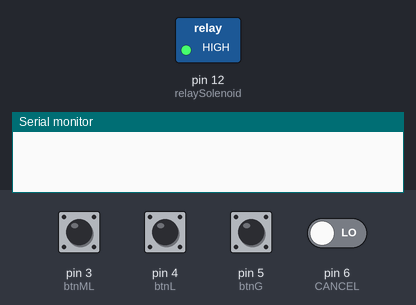
This sketch was run on a simulated Arduino Uno, built with avr-gcc and run on an emulated ATmega328P. Shown: switched loads named in the sketch (green lamp = pin HIGH), the last lines printed to the serial monitor. Inputs (shaded band) come from the test bench; at power-on: pin 3 (btnML), pin 4 (btnL), pin 5 (btnG), pin 6 (CANCEL) LOW.

Above: at 1.2 s.
1.3 s: pin 5 (btnG) pulled HIGH for 0.15 s
At 2.5 s:
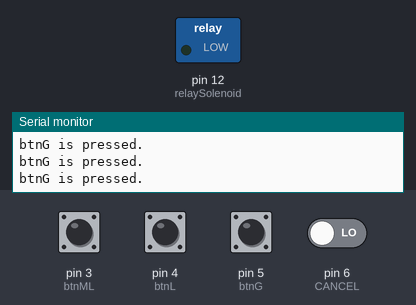
6.1 s: pin 6 (CANCEL) driven HIGH
At 7.3 s:
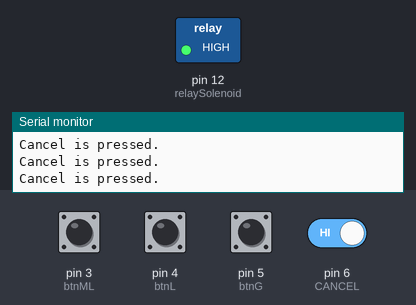
Timing chart, 0 to 9.1 s (numbered marks = the images above; inputs shaded):
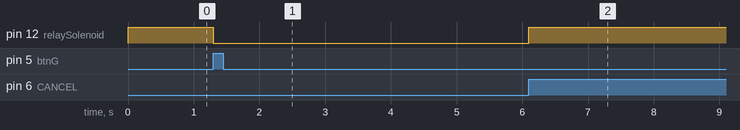

Measured:
- after the input at 1.3 s, pin 12 (relaySolenoid): HIGH → LOW at once
- after the input at 6.1 s, pin 12 (relaySolenoid): LOW → HIGH at once

The sketch:

Design1.ino
```cpp
// //components
// lcd = SCL AND SDA / PC5 PC4
// relayCoin = 9
// coinSignal =  to digital pin 6 ---  2
int relaySolenoid =  12;
// waterFlowSensor = 13
int btnML = 3;
int btnL = 4;
int btnG = 5;
int CANCEL = 6;

int ReadbtnML  = 0;
int ReadbtnL   = 0;
int ReadbtnG   = 0;
int ReadCANCEL = 0;

// esp8266 ml -  out 7
// esp8266 L - out  11
// esp8266 G - out  10


// PLAN TO MOVE COIN SIGNAL TO A PWM ~


void setup() {
  // put your setup code here, to run once:
  Serial.begin(9600);

  pinMode(btnML, INPUT);
  pinMode(btnL, INPUT);
  pinMode(btnG, INPUT);
  pinMode(CANCEL, INPUT);

  pinMode(relaySolenoid,  OUTPUT);
  digitalWrite(relaySolenoid, HIGH);

}

void loop() {
  // put your main code here, to run repeatedly:
  ReadbtnML = digitalRead(btnML);
  ReadbtnL = digitalRead(btnL);
  ReadbtnG = digitalRead(btnG);
  ReadCANCEL = digitalRead(CANCEL);


  if (ReadbtnML == HIGH) {
    Serial.println("btnML is pressed.");
  } else if (ReadbtnL == HIGH) {
    Serial.println("btnL is pressed.");
  } else if (ReadbtnG == HIGH) {
    Serial.println("btnG is pressed.");
    digitalWrite(relaySolenoid, LOW);
  } else if (ReadCANCEL == HIGH) {
    Serial.println("Cancel is pressed.");
    digitalWrite(relaySolenoid, HIGH);
  }


}
```
